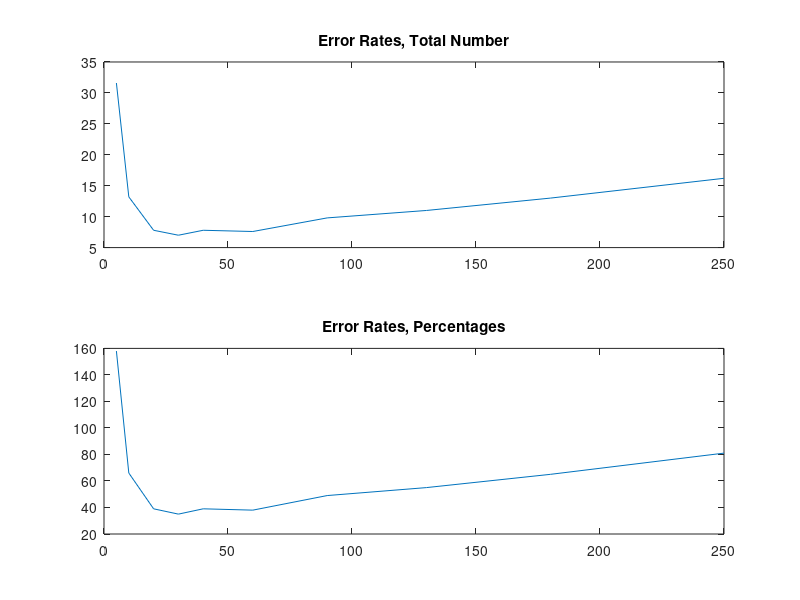

Write the MATLAB code that produced this figure.
clear all
x = [5 10 20 30 40 60 90 130 180 250];
y1 = [31.6 13.2 7.80 7.00 7.80 7.60 9.8 11 13 16.2];
y2 = [158 66 39 35 39 38 49 55 65 81];

figure(1)
subplot(2,1,1);
plot(x,y1)
title('Error Rates, Total Number')

subplot(2,1,2);
plot(x,y2)
title('Error Rates, Percentages')